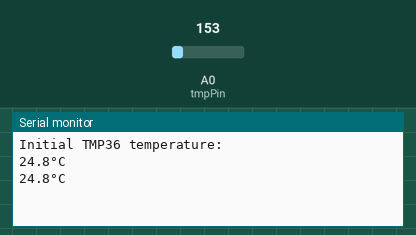
The sketch below on a simulated Arduino Uno, built with avr-gcc and run on an emulated ATmega328P. Shown: the last lines printed to the serial monitor. The inputs (shaded band) are chosen by the test bench; at power-on: A0 (tmpPin) = 153.

Above: at 1.8 s.
1.9 s: A0 (tmpPin) set to 165
At 2.8 s:
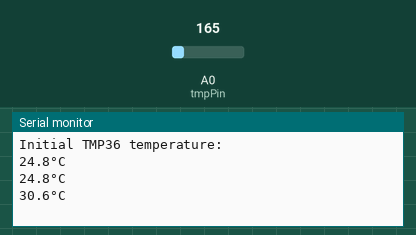
3.4 s: A0 (tmpPin) set to 175
At 4.8 s:
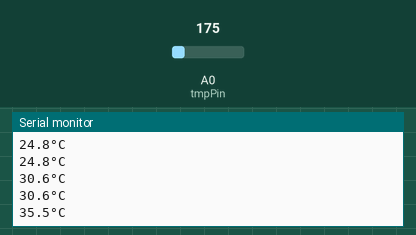
Timing chart, 0 to 6.4 s (numbered marks = the images above; inputs shaded):
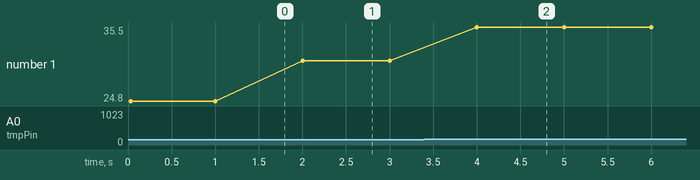

Measured:
- after the input at 1.9 s, the serial monitor: prints a new line after 0.10 s (image 1)
- after the input at 3.4 s, the serial monitor: prints a new line after 0.60 s (image 2)
- plotted number 1: 24.8 → 30.6 after the input at 1.9 s, 30.6 → 35.5 after the input at 3.4 s

The sketch:

ex9.ino
```cpp
/*
  Exercise 9: Read temperature

  Using a TMP36 an analog output of a sensor is read, converted to a voltage and
  finally, converted to a temperature in degrees Celsius.

  By Amal Almis
  Created 08-01-2026

*/

int const tmpPin = A0;

void setup() {
  Serial.begin(9600);
  while (!Serial);
  Serial.println("Initial TMP36 temperature: ");
  pinMode(tmpPin, INPUT);
}

void loop() {
  int adcValue = analogRead(tmpPin);        // read analog value (between 0 and 1023)
  float voltage = adcValue*(5.0/1023.0);    // convert to voltage
  float temperatureC =(voltage-0.5)* 100.0; // tmp36 voltage offset (from data sheet)

  // Print temperature value
  Serial.print(temperatureC, 1);  // 1 decimal place

  // Print degree symbol using UTF-8 (= 0xc2 0xb0)
  Serial.write(0xC2);
  Serial.write(0xB0);
  Serial.println("C");
  delay(1000);
}
```
